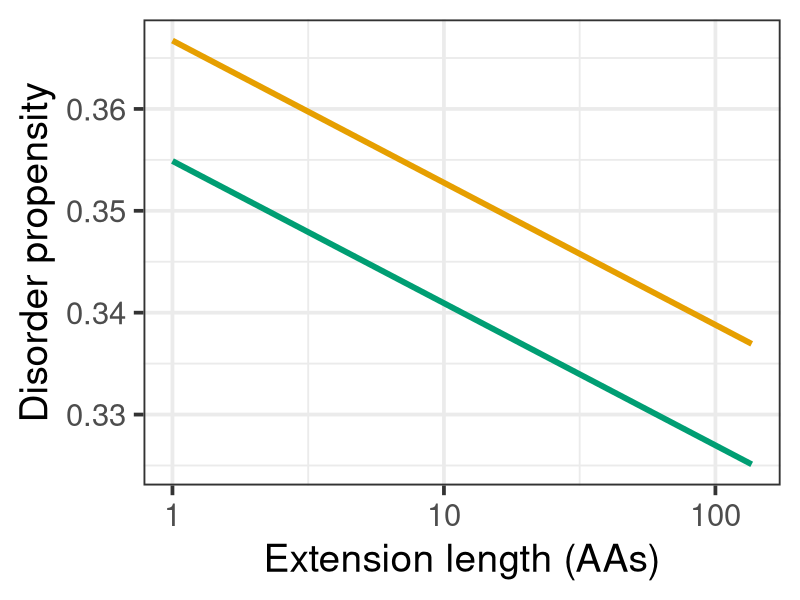
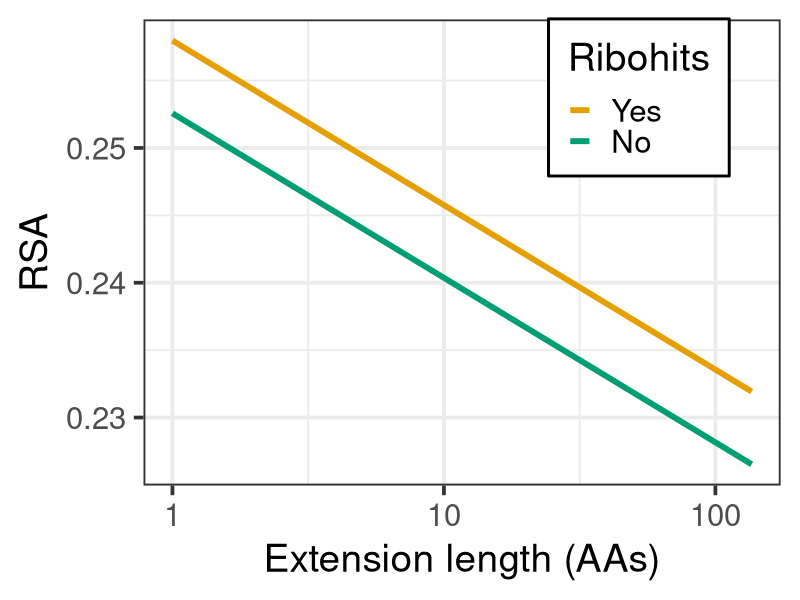

Recreate these plots in R, in order.
# Figure 4 code.

# Load ribohits data.
ribohits.data <- read.table("Data/ribohits_data_tai_8-12-19.tsv", header = T, sep = "\t", stringsAsFactors = F)

# Load packages.
library(tidyverse)

# Removing fragile proteins.
ribohits.nofragile <- ribohits.data[ribohits.data$Fragile == 0,]

# Building the disorder propensity and RSA models.
disprop.lm <- lm(
  data = ribohits.nofragile,
  formula = Disorder.prop.0 ~ Ribohits.Binary + log(Length.0),
  weights = Length.0
)
summary(disprop.lm)

hydrophilicity.lm <- lm(
  data = ribohits.nofragile,
  formula = RSA.hydrophilicity.0 ~ Ribohits.Binary + log(Length.0),
  weights = Length.0
)
summary(hydrophilicity.lm)

cbPalette <- c("#000000", "#E69F00", "#56B4E9", "#009E73", "#F0E442", "#0072B2", "#D55E00", "#CC79A7")

png(filename = "Scripts/Figures/DisProp_L0_ribo_7-25-19.png", height = 400, width = 400)
ggplot(data = ribohits.data[ribohits.data$Fragile == 0,],
       aes(x = log(Length.0),
           y = Disorder.prop.0,
           color = Ribohits)) +
  stat_function(fun = function(x)0.354886-0.006060*x, geom = "line", aes(color = "No"), size = 2) +
  stat_function(fun = function(x)0.354886-0.006060*x+0.011824, geom = "line", aes(color = "Yes"), size = 2) +
  xlab("Extension length (AAs)") +
  ylab("Disorder propensity") +
  scale_x_continuous(breaks = log(c(1, 10, 100)),
                     labels = c(1, 10, 100)) +
  #scale_y_continuous(breaks = sqrt(c(0.04, 0.16, 0.36)),
  #                   labels = c(0.04, 0.16, 0.36),
  #                   limits = c(0.125, 0.725)) +
  theme_bw(base_size = 28) +
  scale_color_manual(limits = c("Yes", "No"), values = cbPalette[c(2,4)]) +
  theme(legend.position = "none")
dev.off()

png(filename = "Scripts/Figures/Hydrophilic_L0_ribo_7-25-19.png", width = 400, height = 400)
ggplot(data = ribohits.data[ribohits.data$Fragile == 0,],
       aes(x = log(Length.0),
           y = RSA.hydrophilicity.0,
           color = Ribohits)) +
  stat_function(fun = function(x)0.2525676-0.0053003*x, geom = "line", aes(color = "No"), size = 2) +
  stat_function(fun = function(x)0.2525676-0.0053003*x+0.0053970, geom = "line", aes(color = "Yes"), size = 2) +
  xlab("Extension length (AAs)") +
  ylab("RSA") +
  scale_x_continuous(breaks = log(c(1, 10, 100)),
                     labels = c(1, 10, 100)) +
  #scale_y_continuous(breaks = sqrt(c(0.04, 0.16, 0.36)),
  #                   labels = c(0.04, 0.16, 0.36),
  #                   limits = c(0.125, 0.725)) +
  theme_bw(base_size = 28) +
  scale_color_manual(limits = c("Yes", "No"), values = cbPalette[c(2,4)]) +
  theme(legend.position = c(0.7775, 0.8325),
        legend.background = element_rect(fill = "white", size = 1, linetype = "solid", color = "black"))
dev.off()
